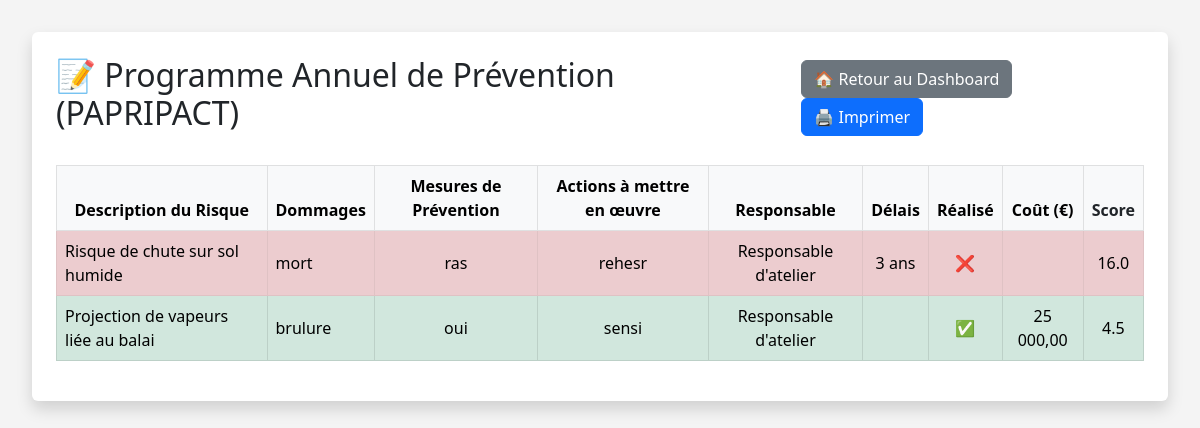
The page /papripact (signed in) on the database its author committed.
### models.py (models this page shows)
class Risque(db.Model):
    id = db.Column(db.Integer, primary_key=True)
    description = db.Column(db.String(255), nullable=False)
    frequence = db.Column(db.Integer, nullable=False)
    gravite = db.Column(db.Integer, nullable=False)
    maitrise = db.Column(db.Float, nullable=False)
    score = db.Column(db.Float, nullable=False)
    tache_id = db.Column(db.Integer, db.ForeignKey('tache.id'), nullable=False)
    user_id = db.Column(db.Integer, db.ForeignKey('user.id'), nullable=False)
    poste_id = db.Column(db.Integer, db.ForeignKey('poste.id'), nullable=False)  # ✅ AJOUT CLÉ ÉTRANGÈRE
    dommages = db.Column(db.Text)
    mesures_prevention = db.Column(db.Text)
    famille_danger = db.Column(db.String(255), nullable=False, default="Non précisé")
    etat_action = db.Column(db.Boolean, default=False)
    cout_action = db.Column(db.Float, nullable=True)
    epis = db.Column(JSON)
    actions_a_mener = db.Column(db.Text)
    responsable_action = db.Column(db.String(120))
    delai_mise_en_oeuvre = db.Column(db.String(100))
    date_realisation = db.Column(db.Date)

### app.py (the view)
@app.route('/papripact')
@login_required
def papripact():
    tri = request.args.get('tri')
    ordre = request.args.get('ordre', 'asc')
    query = Risque.query.filter_by(user_id=current_user.id)
    if tri == 'score':
        if ordre == 'desc':
            query = query.order_by(Risque.score.desc())
        else:
            query = query.order_by(Risque.score.asc())
    risques = query.all()
    return render_template('papripact.html', risques=risques)

### app.py (called while the page is built)
@login_manager.user_loader
def load_user(user_id):
    return User.query.get(int(user_id))

### templates/papripact.html (shortened to what this page needs)
<!DOCTYPE html>
<html lang="fr">
<head>
    <link href="https://cdn.jsdelivr.net/npm/bootstrap@5.3.0/dist/css/bootstrap.min.css" rel="stylesheet">
</head>
<body style="background:#f4f4f4; padding:2rem;">
    <div class="container bg-white rounded shadow p-4">
        <div class="d-flex justify-content-between align-items-center mb-4">
            <h2>📝 Programme Annuel de Prévention (PAPRIPACT)</h2>
            <div>
                <a href="{{ url_for('dashboard') }}" class="btn btn-secondary me-2">🏠 Retour au Dashboard</a>
                <button class="btn btn-primary" onclick="window.print()">🖨️ Imprimer</button>
            </div>
        </div>
        <table class="table table-bordered table-striped align-middle text-center">
            <thead class="table-light">
                <tr>
                    <th>Description du Risque</th>
                    <th>Dommages</th>
                    <th>Mesures de Prévention</th>
                    <th>Actions à mettre en œuvre</th>
                    <th>Responsable</th>
                    <th>Délais</th>
                    <th>Réalisé</th>
                    <th>Coût (€)</th>
                    <th>
  			<a href="{{ url_for('papripact', tri='score', ordre='desc' if request.args.get('ordre') == 'asc' else 'asc') }}" class="text-decoration-none text-dark">
    Score
  </a>
</th>
                </tr>
            </thead>
            <tbody>
                {% for risque in risques %}
                {% set color_class =
                    'table-success' if risque.score < 6 else
                    'table-warning' if risque.score < 12 else
                    'table-danger' %}
                <tr class="clickable-row {{ color_class }}" onclick="window.location='{{ url_for('edit_risque', id=risque.id) }}'">
                    <td class="text-start">{{ risque.description }}</td>
                    <td class="text-start">{{ risque.dommages }}</td>
                    <td>{{ risque.mesures_prevention }}</td>
                    <td>{{ risque.actions_a_mener }}</td>
                    <td>{{ risque.responsable_action }}</td>
                    <td>{{ risque.delai_mise_en_oeuvre }}</td>
                    <td>{% if risque.etat_action %}✅{% else %}❌{% endif %}</td>
                    <td>{{ "{:,.2f}".format(risque.cout_action).replace(",", " ").replace(".", ",") if risque.cout_action else "" }}</td>
                    <td>{{ risque.score }}</td>
                </tr>
                {% endfor %}
            </tbody>
        </table>
    </div>
</body>
</html>

### templates/papripact.html (style rules this page uses)
.clickable-row { cursor: pointer; }

### rows shown on the page
Risque: description "Risque de chute sur sol humide", dommages "mort", mesures_prevention "ras", actions_a_mener "rehesr", responsable_action "Responsable d'atelier", delai_mise_en_oeuvre "3 ans", score "16.0"
Risque: description "Projection de vapeurs liée au balai", dommages "brulure", mesures_prevention "oui", actions_a_mener "sensi", responsable_action "Responsable d'atelier", cout_action "25 000,00", score "4.5"
